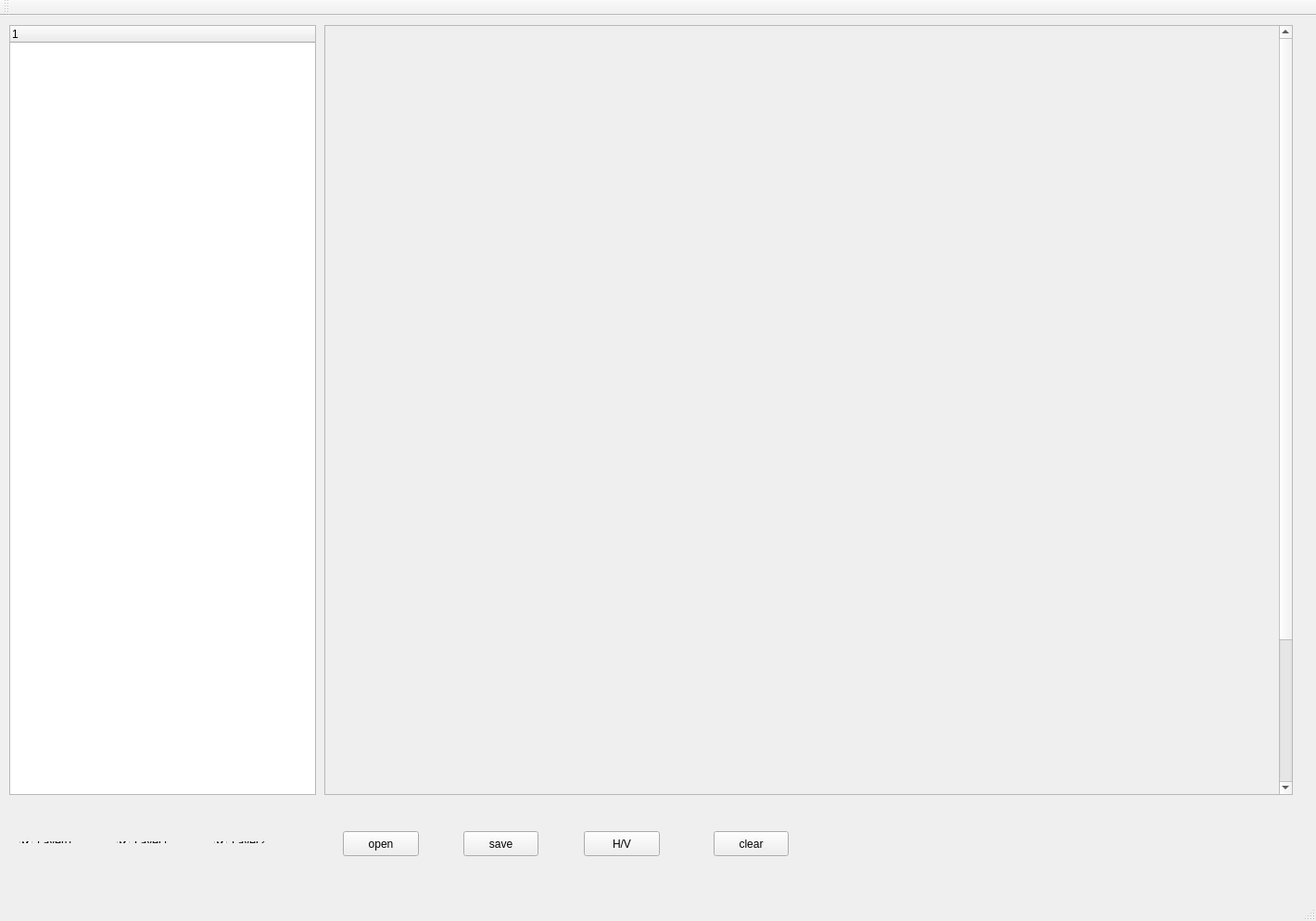
<?xml version="1.0" encoding="UTF-8"?>
<ui version="4.0">
 <class>MainWindow</class>
 <widget class="QMainWindow" name="MainWindow">
  <property name="geometry">
   <rect>
    <x>0</x>
    <y>0</y>
    <width>1420</width>
    <height>994</height>
   </rect>
  </property>
  <property name="windowTitle">
   <string>MainWindow</string>
  </property>
  <widget class="QWidget" name="centralWidget">
   <widget class="QPushButton" name="pBtnOpenFile">
    <property name="geometry">
     <rect>
      <x>370</x>
      <y>880</y>
      <width>82</width>
      <height>27</height>
     </rect>
    </property>
    <property name="text">
     <string>open</string>
    </property>
   </widget>
   <widget class="QPushButton" name="pBtnSaveFile">
    <property name="geometry">
     <rect>
      <x>500</x>
      <y>880</y>
      <width>81</width>
      <height>27</height>
     </rect>
    </property>
    <property name="text">
     <string>save</string>
    </property>
   </widget>
   <widget class="TreeWidget" name="treeWidget">
    <property name="geometry">
     <rect>
      <x>10</x>
      <y>10</y>
      <width>331</width>
      <height>831</height>
     </rect>
    </property>
   </widget>
   <widget class="QPushButton" name="btnClear">
    <property name="geometry">
     <rect>
      <x>770</x>
      <y>880</y>
      <width>81</width>
      <height>27</height>
     </rect>
    </property>
    <property name="text">
     <string>clear</string>
    </property>
   </widget>
   <widget class="QPushButton" name="btn_HV">
    <property name="geometry">
     <rect>
      <x>630</x>
      <y>880</y>
      <width>82</width>
      <height>27</height>
     </rect>
    </property>
    <property name="text">
     <string>H/V</string>
    </property>
   </widget>
   <widget class="QWidget" name="layoutWidget">
    <property name="geometry">
     <rect>
      <x>10</x>
      <y>880</y>
      <width>331</width>
      <height>24</height>
     </rect>
    </property>
    <layout class="QHBoxLayout" name="horizontalLayout">
     <item>
      <widget class="QCheckBox" name="cBox0">
       <property name="text">
        <string>Layer0</string>
       </property>
       <property name="checked">
        <bool>true</bool>
       </property>
      </widget>
     </item>
     <item>
      <widget class="QCheckBox" name="cBox1">
       <property name="text">
        <string>Layer1</string>
       </property>
       <property name="checked">
        <bool>true</bool>
       </property>
      </widget>
     </item>
     <item>
      <widget class="QCheckBox" name="cBox2">
       <property name="text">
        <string>Layer2</string>
       </property>
       <property name="checked">
        <bool>true</bool>
       </property>
      </widget>
     </item>
    </layout>
   </widget>
   <widget class="QScrollArea" name="scrollArea">
    <property name="geometry">
     <rect>
      <x>350</x>
      <y>10</y>
      <width>1045</width>
      <height>831</height>
     </rect>
    </property>
    <property name="verticalScrollBarPolicy">
     <enum>Qt::ScrollBarAsNeeded</enum>
    </property>
    <property name="horizontalScrollBarPolicy">
     <enum>Qt::ScrollBarAsNeeded</enum>
    </property>
    <property name="widgetResizable">
     <bool>true</bool>
    </property>
    <widget class="QWidget" name="scrollAreaWidgetContents">
     <property name="geometry">
      <rect>
       <x>0</x>
       <y>-195</y>
       <width>1027</width>
       <height>1024</height>
      </rect>
     </property>
     <property name="minimumSize">
      <size>
       <width>1024</width>
       <height>1024</height>
      </size>
     </property>
     <widget class="PaintWidget" name="disWidget" native="true">
      <property name="geometry">
       <rect>
        <x>0</x>
        <y>0</y>
        <width>1024</width>
        <height>1024</height>
       </rect>
      </property>
     </widget>
    </widget>
   </widget>
  </widget>
  <widget class="QMenuBar" name="menuBar">
   <property name="geometry">
    <rect>
     <x>0</x>
     <y>0</y>
     <width>1420</width>
     <height>25</height>
    </rect>
   </property>
  </widget>
  <widget class="QToolBar" name="mainToolBar">
   <attribute name="toolBarArea">
    <enum>TopToolBarArea</enum>
   </attribute>
   <attribute name="toolBarBreak">
    <bool>false</bool>
   </attribute>
  </widget>
  <widget class="QStatusBar" name="statusBar"/>
 </widget>
 <layoutdefault spacing="6" margin="11"/>
 <customwidgets>
  <customwidget>
   <class>PaintWidget</class>
   <extends>QWidget</extends>
   <header location="global">paintwidget.h</header>
   <container>1</container>
  </customwidget>
  <customwidget>
   <class>TreeWidget</class>
   <extends>QTreeWidget</extends>
   <header location="global">treewidget.h</header>
  </customwidget>
 </customwidgets>
 <resources/>
 <connections/>
</ui>
